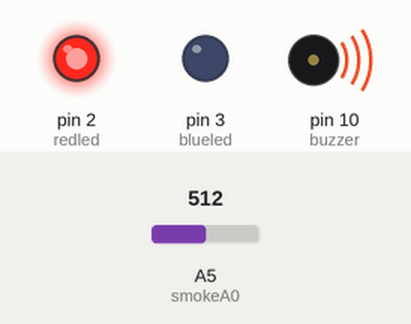
The sketch below on a simulated Arduino Uno, built with avr-gcc and run on an emulated ATmega328P. Shown: output pins drawn as LEDs (lit = HIGH), buzzer (waves = sounding). Inputs (shaded band) come from the test bench; at power-on: A5 (smokeA0) = 512.

Above: at 1.2 s.
1.3 s: A5 (smokeA0) set to 107
2.8 s: A5 (smokeA0) set to 93
At 3.9 s:
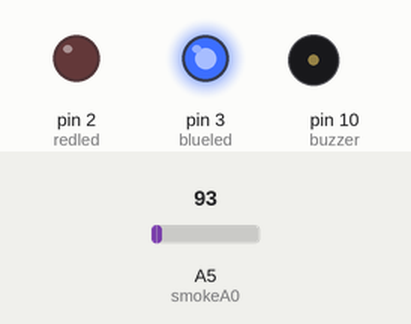
4.3 s: A5 (smokeA0) set to 110
At 5.1 s:
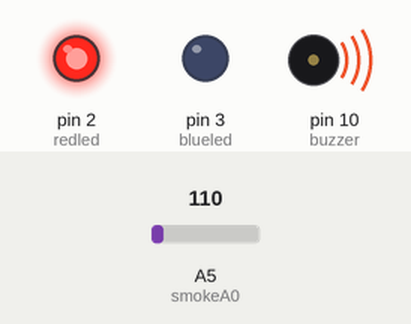
5.8 s: A5 (smokeA0) set to 90
At 6.4 s:
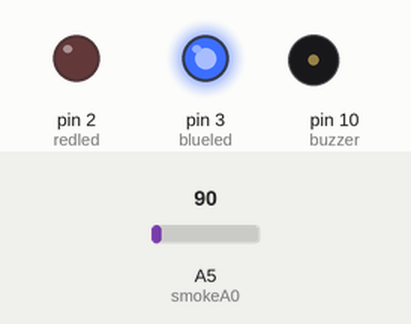
Timing chart, 0 to 8.3 s (numbered marks = the images above; inputs shaded):
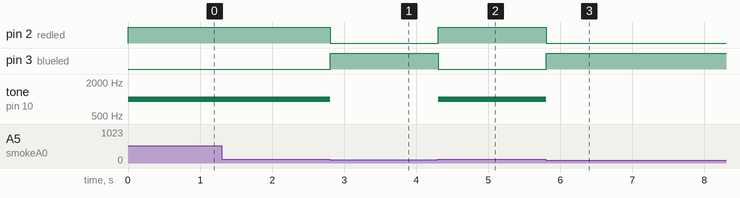

The sketch:

smoke_detector.ino
```cpp
int buzzer = 10;
int smokeA0 = A5;
int redled = 2;
int blueled = 3;
// Your threshold value. You might need to change it.
int sensorThres = 100;

void setup() {
  pinMode(buzzer, OUTPUT);
  pinMode(smokeA0, INPUT);
  pinMode(redled, OUTPUT);
  pinMode(blueled,OUTPUT);
  Serial.begin(9600);
}

void loop() {
  int analogSensor = analogRead(smokeA0);
  // Checks if it has reached the threshold value
  if (analogSensor > sensorThres)
  {
    tone(buzzer, 1000, 200);
    digitalWrite(redled,HIGH);
    digitalWrite(blueled,LOW);
  }
  else
  {
    noTone(buzzer);
    digitalWrite(blueled,HIGH);
    digitalWrite(redled,LOW);
  }
  delay(100);
}
```

Measured:
- the behaviour switches between 101 and 100 on A5 (smokeA0) (found by bisection; images 0 and 1)
- after the input at 1.3 s, every drawn part: stays the same
- after the input at 2.8 s, pin 2 (redled): HIGH → LOW at once; pin 3 (blueled): LOW → HIGH at once; tone on pin 10 (buzzer): 1000 Hz → silent at once
- after the input at 4.3 s, pin 2 (redled): LOW → HIGH at once; pin 3 (blueled): HIGH → LOW at once; tone on pin 10 (buzzer): silent → 1000 Hz at once
- after the input at 5.8 s, pin 2 (redled): HIGH → LOW at once; pin 3 (blueled): LOW → HIGH at once; tone on pin 10 (buzzer): 1000 Hz → silent at once
